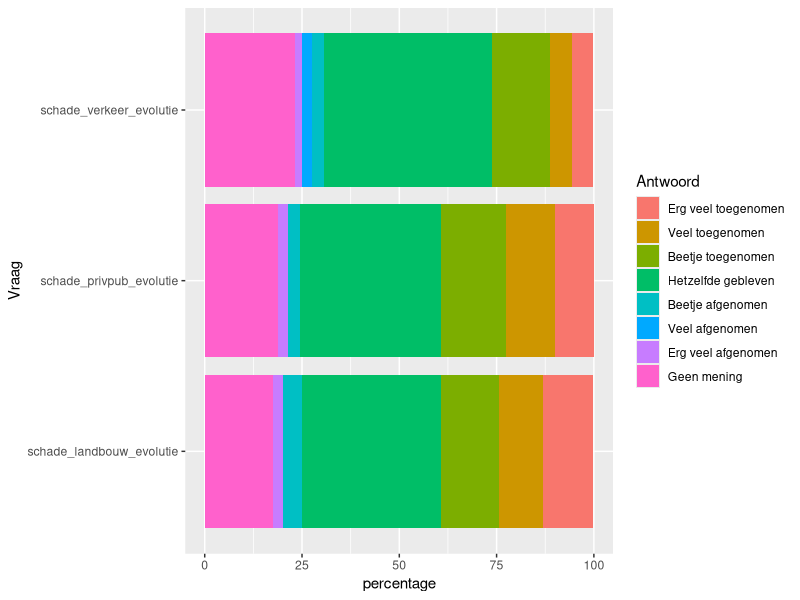

Write R code to recreate this figure.
## ---- chunk 1
library(tidyverse)
library(ggplot2)
## ---- chunk 2
Data_inschatting <- read.csv("./dashboard/input/maatschappelijke_draagkracht/Data_inschatting.csv")
## ---- chunk 3
verkeer_inschatting <- Data_inschatting %>%
  filter(Vraag != "populatie_evolutie")

verkeer_inschatting$Antwoord <- factor(verkeer_inschatting$Antwoord , 
                                    levels = c('Erg veel toegenomen','Veel toegenomen',
                                               'Beetje toegenomen', 'Hetzelfde gebleven',
                                               'Beetje afgenomen', 'Veel afgenomen',
                                               'Erg veel afgenomen', 'Geen mening'))

plot_inschatting_verkeer <- ggplot(data = verkeer_inschatting,
                           aes(x = percentage,
                               y = Vraag,
                               fill = Antwoord)) +
  geom_bar(stat = "identity", 
           position = "stack")

plot_inschatting_verkeer

